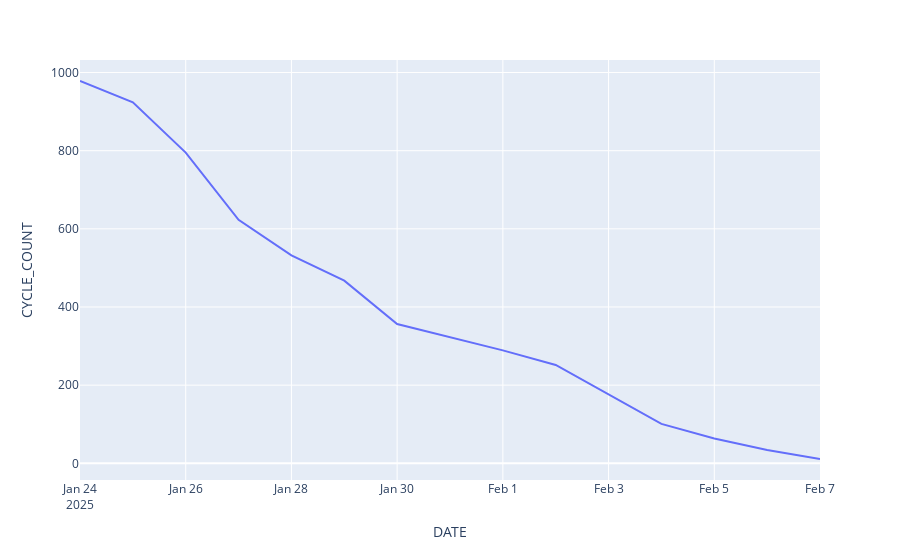

The notebook cell saved with this chart:
### Code cell
px.line(df1,x="DATE",y="CYCLE_COUNT")

### Figure 1 — Plotly figure (JSON) as saved in the notebook; plotly's stock layout.template omitted (floating-point values rounded to 4 significant figures)
{"data": [{"hovertemplate": "DATE=%{x}<br>CYCLE_COUNT=%{y}<extra></extra>", "legendgroup": "", "line": {"color": "#636efa", "dash": "solid"}, "marker": {"symbol": "circle"}, "mode": "lines", "name": "", "orientation": "v", "showlegend": false, "type": "scatter", "x": ["2025-01-24T00:00:00", "2025-01-25T00:00:00", "2025-01-26T00:00:00", "2025-01-27T00:00:00", "2025-01-28T00:00:00", "2025-01-29T00:00:00", "2025-01-30T00:00:00", "2025-02-01T00:00:00", "2025-02-02T00:00:00", "2025-02-03T00:00:00", "2025-02-04T00:00:00", "2025-02-05T00:00:00", "2025-02-06T00:00:00", "2025-02-07T00:00:00"], "xaxis": "x", "y": [978.3, 923.9, 795, 623.3, 532, 467.5, 356.5, 289, 251.7, 175.9, 100.8, 63.25, 34.2, 11], "yaxis": "y"}], "layout": {"legend": {"tracegroupgap": 0}, "margin": {"t": 60}, "xaxis": {"anchor": "y", "domain": [0, 1], "title": {"text": "DATE"}}, "yaxis": {"anchor": "x", "domain": [0, 1], "title": {"text": "CYCLE_COUNT"}}}}
